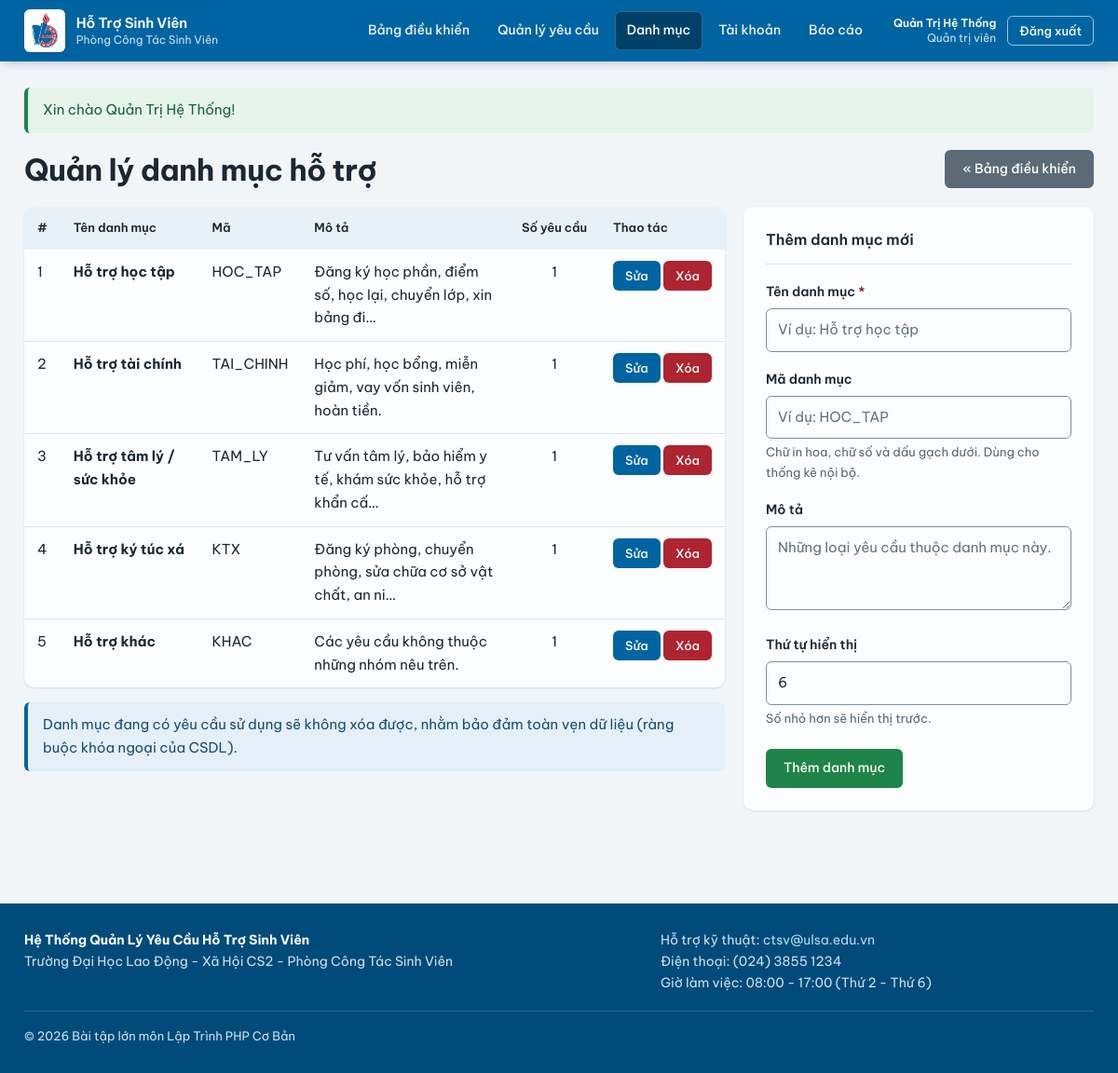
The page /admin/manage_categories.php (signed in) on the database its author committed.
### tables this page shows
CREATE TABLE `tbl_categories` (
    `id`            INT AUTO_INCREMENT PRIMARY KEY        COMMENT 'Khóa chính',
    `category_name` VARCHAR(100) NOT NULL UNIQUE          COMMENT 'Tên danh mục hiển thị',
    `category_code` VARCHAR(50)  DEFAULT NULL UNIQUE      COMMENT 'Mã danh mục dùng nội bộ',
    `description`   TEXT         DEFAULT NULL             COMMENT 'Mô tả phạm vi hỗ trợ',
    `sort_order`    INT NOT NULL DEFAULT 0                COMMENT 'Thứ tự hiển thị, nhỏ đứng trước',
    `created_at`    TIMESTAMP NOT NULL DEFAULT CURRENT_TIMESTAMP
);

### admin/manage_categories.php (the view, shortened to what this page needs)
<?php
$editing   = null;
$categories = db_select(
    'SELECT c.*, COUNT(r.id) AS request_count
       FROM tbl_categories c
       LEFT JOIN tbl_requests r ON r.category_id = c.id
      GROUP BY c.id
      ORDER BY c.sort_order ASC, c.id ASC'
);
require_once __DIR__ . '/../includes/header.php';
?>
<div class="page-head">
    <h1>Quản lý danh mục hỗ trợ</h1>
    <a class="btn btn-muted" href="index.php">&laquo; Bảng điều khiển</a>
</div>
<div class="detail-grid">
    <div>
        <div class="table-wrap">
            <table class="data-table">
                <thead>
                    <tr>
                        <th>#</th>
                        <th>Tên danh mục</th>
                        <th>Mã</th>
                        <th>Mô tả</th>
                        <th class="text-center">Số yêu cầu</th>
                        <th class="text-center">Thao tác</th>
                    </tr>
                </thead>
                <tbody>
                <?php if (empty($categories)): ?>
                    <tr><td colspan="6" class="table-empty">Chưa có danh mục nào.</td></tr>
                <?php else: ?>
                    <?php foreach ($categories as $category): ?>
                    <tr>
                        <td><?php echo (int)$category['sort_order']; ?></td>
                        <td><strong><?php echo e($category['category_name']); ?></strong></td>
                        <td><?php echo e($category['category_code']); ?></td>
                        <td><?php echo e(mb_strimwidth((string)$category['description'], 0, 60, '…')); ?></td>
                        <td class="text-center"><?php echo (int)$category['request_count']; ?></td>
                        <td class="text-center nowrap">
                            <a class="btn btn-sm" href="manage_categories.php?edit=<?php echo (int)$category['id']; ?>">
                                Sửa
                            </a>
                            <form method="post" action="manage_categories.php" class="inline-form">
                                <button type="submit" class="btn btn-sm btn-danger"
                                    <?php echo (int)$category['request_count'] > 0 ? 'disabled title="Đang có yêu cầu sử dụng"' : ''; ?>
                                    data-confirm="Xóa danh mục &quot;<?php echo e($category['category_name']); ?>&quot;?">
                                    Xóa
                                </button>
                            </form>
                        </td>
                    </tr>
                    <?php endforeach; ?>
                <?php endif; ?>
                </tbody>
            </table>
        </div>
        <div class="alert alert-info mt-16">
            Danh mục đang có yêu cầu sử dụng sẽ không xóa được, nhằm bảo đảm toàn vẹn dữ liệu
            (ràng buộc khóa ngoại của CSDL).
        </div>
    </div>
    <div class="card">
        <div class="card-title">
            <?php echo $editing ? 'Sửa danh mục' : 'Thêm danh mục mới'; ?>
        </div>
        <form method="post" action="manage_categories.php">
            <div class="form-group">
                <label for="category_name">Tên danh mục <span class="required">*</span></label>
                <input type="text" id="category_name" name="category_name" required maxlength="100"
                       placeholder="Ví dụ: Hỗ trợ học tập"
                       value="<?php echo e($editing['category_name'] ?? ''); ?>">
            </div>
            <div class="form-group">
                <label for="category_code">Mã danh mục</label>
                <input type="text" id="category_code" name="category_code" maxlength="50"
                       placeholder="Ví dụ: HOC_TAP"
                       value="<?php echo e($editing['category_code'] ?? ''); ?>">
                <div class="form-hint">Chữ in hoa, chữ số và dấu gạch dưới. Dùng cho thống kê nội bộ.</div>
            </div>
            <div class="form-group">
                <label for="description">Mô tả</label>
                <textarea id="description" name="description" maxlength="1000" class="min-h-90"
                          placeholder="Những loại yêu cầu thuộc danh mục này."><?php echo e($editing['description'] ?? ''); ?></textarea>
            </div>
            <div class="form-group">
                <label for="sort_order">Thứ tự hiển thị</label>
                <input type="number" id="sort_order" name="sort_order" min="0" max="999"
                       value="<?php echo (int)($editing['sort_order'] ?? (count($categories) + 1)); ?>">
                <div class="form-hint">Số nhỏ hơn sẽ hiển thị trước.</div>
            </div>
            <div class="form-actions">
                <button type="submit" class="btn btn-success">
                    <?php echo $editing ? 'Lưu thay đổi' : 'Thêm danh mục'; ?>
                </button>
            </div>
        </form>
    </div>
</div>
<?php require_once __DIR__ . '/../includes/footer.php'; ?>

### css/style.css (style rules this page uses)
:root { color-scheme: light dark; --primary: #0064A2; --primary-dark: #004B7A; --link: #0F5F99; --tint: #E8F1F8; --header-bg: #0064A2; --footer-bg: #004B7A; --bg: #F2F5F8; --surface: #FCFDFE; --surface-2: #F2F5F8; --text: #1B2833; --muted: #566673; --border: #DCE4EA; --border-strong: #7D8E9B; --placeholder: #62727E; --ok: #1E8449; --ok-bg: #E6F4EC; --ok-text: #17613A; --warn: #96600A; --warn-bg: #FCF1DD; --warn-text: #7A4D07; --danger: #AE2431; --danger-bg: #FBEBEC; --danger-text: #8A1D28; --info-bg: #E5EFF7; --info-text: #174E75; --star: #C8860A; --r-sm: 6px; --r: 10px; --r-lg: 16px; --shadow-sm: 0 1px 2px rgba(0, 54, 92, .06), 0 1px 3px rgba(0, 54, 92, .08); --shadow-md: 0 10px 28px -10px rgba(0, 54, 92, .22); --ease: cubic-bezier(.2, .7, .2, 1); --z-header: 100; --z-skip: 110; }
* { box-sizing: border-box; }
html { scroll-behavior: smooth; -webkit-text-size-adjust: 100%; }
body { margin: 0; font-family: "Be Vietnam Pro", "Segoe UI", Tahoma, Arial, sans-serif; font-size: 15px; line-height: 1.65; color: var(--text); background: var(--bg); }
a { color: var(--link); text-decoration: none; transition: color .16s var(--ease); }
h1, h2, h3 { color: var(--text); line-height: 1.25; letter-spacing: -.015em; text-wrap: balance; }
h1 { font-size: clamp(1.5rem, 1.2rem + 1.2vw, 2rem); font-weight: 700; margin: 0 0 18px; }
.stat-value, .figure-value, .chart-value, .pagination, table.data-table, .badge { font-variant-numeric: tabular-nums; }
.page-head { display: flex; align-items: center; justify-content: space-between; gap: 16px; margin-bottom: 20px; flex-wrap: wrap; }
.page-head h1 { margin: 0; }
.card { background: var(--surface); border-radius: var(--r); box-shadow: var(--shadow-sm); padding: 22px 24px 24px; margin-bottom: 20px; }
.card-title { margin: 0 0 18px; padding: 0 0 12px; border-bottom: 1px solid var(--border); font-size: 1rem; font-weight: 600; color: var(--text); }
.alert { padding: 12px 16px; border-radius: var(--r-sm); margin-bottom: 18px; border-left: 4px solid; }
.alert-info { background: var(--info-bg); border-color: var(--primary); color: var(--info-text); }
.btn { display: inline-block; padding: 10px 18px; border: 1px solid transparent; border-radius: var(--r-sm); background: var(--primary); color: #fff; font: inherit; font-size: 14px; font-weight: 500; line-height: 1.4; cursor: pointer; text-align: center; white-space: nowrap; transition: background-color .16s var(--ease), transform .16s var(--ease), box-shadow .16s var(--ease); }
.btn-success { background: var(--ok); }
.btn-danger { background: var(--danger); }
.btn-muted { background: #5A6B77; }
.btn-sm { padding: 6px 12px; font-size: 13px; }
.form-group { margin-bottom: 18px; }
.form-group label { display: block; margin-bottom: 6px; font-weight: 600; font-size: 14px; color: var(--text); }
.required { color: var(--danger-text); }
input[type="text"], input[type="email"], input[type="password"], input[type="date"], input[type="tel"], input[type="number"], input[type="file"], select, textarea { width: 100%; padding: 10px 12px; border: 1px solid var(--border-strong); border-radius: var(--r-sm); font: inherit; font-size: 15px; color: var(--text); background: var(--surface); transition: border-color .16s var(--ease), box-shadow .16s var(--ease); }
::placeholder { color: var(--placeholder); opacity: 1; }
textarea { min-height: 130px; resize: vertical; }
.min-h-90 { min-height: 90px; }
.form-hint { font-size: 13px; color: var(--muted); margin-top: 4px; }
.form-actions { display: flex; gap: 10px; margin-top: 22px; flex-wrap: wrap; }
.table-wrap { background: var(--surface); border-radius: var(--r); overflow-x: auto; box-shadow: var(--shadow-sm); }
table.data-table { width: 100%; border-collapse: collapse; min-width: 720px; }
table.data-table th { background: var(--tint); color: var(--text); text-align: left; padding: 12px 14px; font-size: 13px; font-weight: 600; white-space: nowrap; }
table.data-table td { padding: 12px 14px; border-bottom: 1px solid var(--border); vertical-align: top; }
table.data-table tbody tr:last-child td { border-bottom: 0; }
table.data-table tbody tr { transition: background-color .16s var(--ease); }
.detail-grid { display: grid; grid-template-columns: 2fr 1fr; gap: 20px; align-items: start; }
.text-center { text-align: center; }
.nowrap { white-space: nowrap; }
.mt-16 { margin-top: 16px; }
.inline-form { display: inline; }

### rows shown on the page
tbl_categories: sort_order "1", category_name "Hỗ trợ học tập", category_code "HOC_TAP", description "Đăng ký học phần, điểm số, học lại, chuyển lớp, xin bảng đi…", request_count "1"
tbl_categories: sort_order "2", category_name "Hỗ trợ tài chính", category_code "TAI_CHINH", description "Học phí, học bổng, miễn giảm, vay vốn sinh viên, hoàn tiền.", request_count "1"
tbl_categories: sort_order "3", category_name "Hỗ trợ tâm lý / sức khỏe", category_code "TAM_LY", description "Tư vấn tâm lý, bảo hiểm y tế, khám sức khỏe, hỗ trợ khẩn cấ…", request_count "1"
tbl_categories: sort_order "4", category_name "Hỗ trợ ký túc xá", category_code "KTX", description "Đăng ký phòng, chuyển phòng, sửa chữa cơ sở vật chất, an ni…", request_count "1"
tbl_categories: sort_order "5", category_name "Hỗ trợ khác", category_code "KHAC", description "Các yêu cầu không thuộc những nhóm nêu trên.", request_count "1"

### other values the page prints
APP_SHORT_NAME "Hỗ Trợ Sinh Viên"
APP_DEPARTMENT "Phòng Công Tác Sinh Viên"
$_SESSION['full_name'] "Quản Trị Hệ Thống"
role_label(current_role()) "Quản trị viên"
$flash['message'] "Xin chào Quản Trị Hệ Thống!"
APP_NAME "Hệ Thống Quản Lý Yêu Cầu Hỗ Trợ Sinh Viên"
APP_UNIVERSITY "Trường Đại Học Lao Động - Xã Hội CS2"
